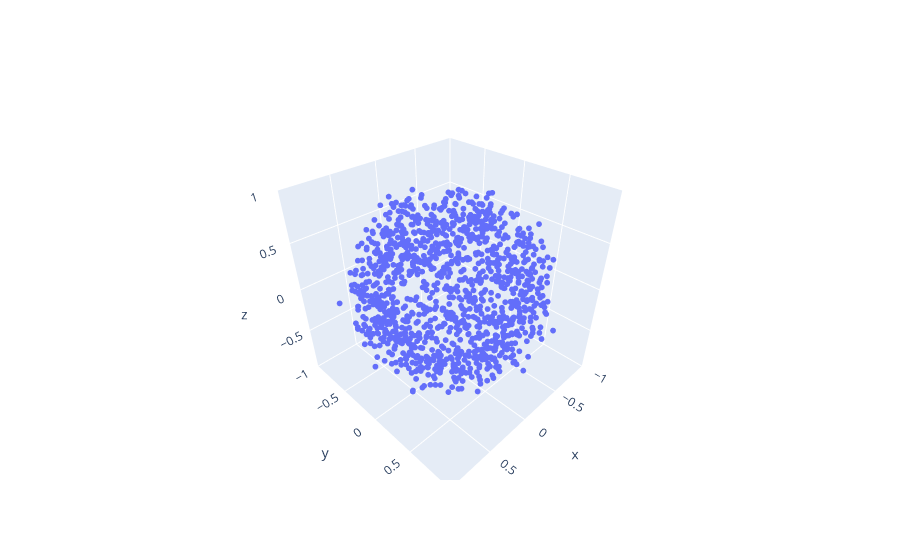

Notebook code cell kept with this figure:
### Code cell
N=12
range_k=100

X3_long=[]
X2_long=[]
m_list=[]
m1_list=[]
eigen_avg=np.zeros(N)
stress_avg=np.zeros(N-1)
for k in range(range_k):
    Jab=get_Jab_squared(k)
    w=re_weighing(Jab)
    dab=distance(w)
    X2,X3,m1,m=mapData(dab,False)
    X3_long.append(X3)
    X2_long.append(X2)
    m_list.append(m)
    m1_list.append(m1)
    stress_avg+=get_stress(dab,False)
    eigen_avg+=get_eigenvalues_B_from_dab(dab,N,"tempoooo",False)
X3_long_array=np.concatenate(X3_long, axis=0)
X2_long_array=np.concatenate(X2_long, axis=0)
eigen_avg=eigen_avg/(N*max(eigen_avg))
stress_avg=stress_avg/((N-1)*max(stress_avg))
plt.scatter(range(len(eigen_avg)),eigen_avg)
plt.title("Eigenvalues B")
output_dir = 'plots'
os.makedirs(output_dir, exist_ok=True)  # Create the directory if it does not exist
plt.savefig(os.path.join(output_dir, f'plot_eigenvalues_MDS_J_avg.png'))
plt.show()

plt.scatter(range(len(stress_avg)),stress_avg)
plt.title("Stress")
output_dir = 'plots'
os.makedirs(output_dir, exist_ok=True)  # Create the directory if it does not exist
plt.savefig(os.path.join(output_dir, f'plot_stress_MDS_J_avg.png'))
plt.show()

m=max(m_list)
m1=max(m1_list)

plt.scatter(X2_long_array[:,0]/m1,X2_long_array[:,1]/m1)
plt.show()

fig = go.Figure(data=go.Scatter3d(x=X3_long_array[:, 0]/m, y=X3_long_array[:, 1]/m, z=X3_long_array[:, 2]/m, mode='markers',marker=dict(size=2)))

fig.update_layout(
scene=dict(
            xaxis=dict(range=[-1, 1]),
            yaxis=dict(range=[-1, 1]),
            zaxis=dict(range=[-1, 1]),
            aspectmode='cube'))
        
fig.show()


r,x0,y0,z0, rmse=sphereFit(X3_long_array[:,0]/m,X3_long_array[:,1]/m,X3_long_array[:,2]/m)
print(f"Number of points {range_k*12}")
print("RMSE of the cloud points to a sphere: ")
print(rmse)
print("Number of points in a sphere of radius 0.5: ")
count_points_in_sphere(X3_long_array[:,0]/m, X3_long_array[:,1]/m, X3_long_array[:,2]/m, 0.5)

### Figure 1 — Plotly figure (JSON) as saved in the notebook; plotly's stock layout.template omitted (floating-point values rounded to 4 significant figures; data arrays with more than 128 entries replaced by an {"elided": "..."} marker saying what was removed)
{"data": [{"marker": {"size": 2}, "mode": "markers", "type": "scatter3d", "x": {"elided": "1200 float values"}, "y": {"elided": "1200 float values"}, "z": {"elided": "1200 float values"}}], "layout": {"scene": {"aspectmode": "cube", "xaxis": {"range": [-1, 1]}, "yaxis": {"range": [-1, 1]}, "zaxis": {"range": [-1, 1]}}}}
